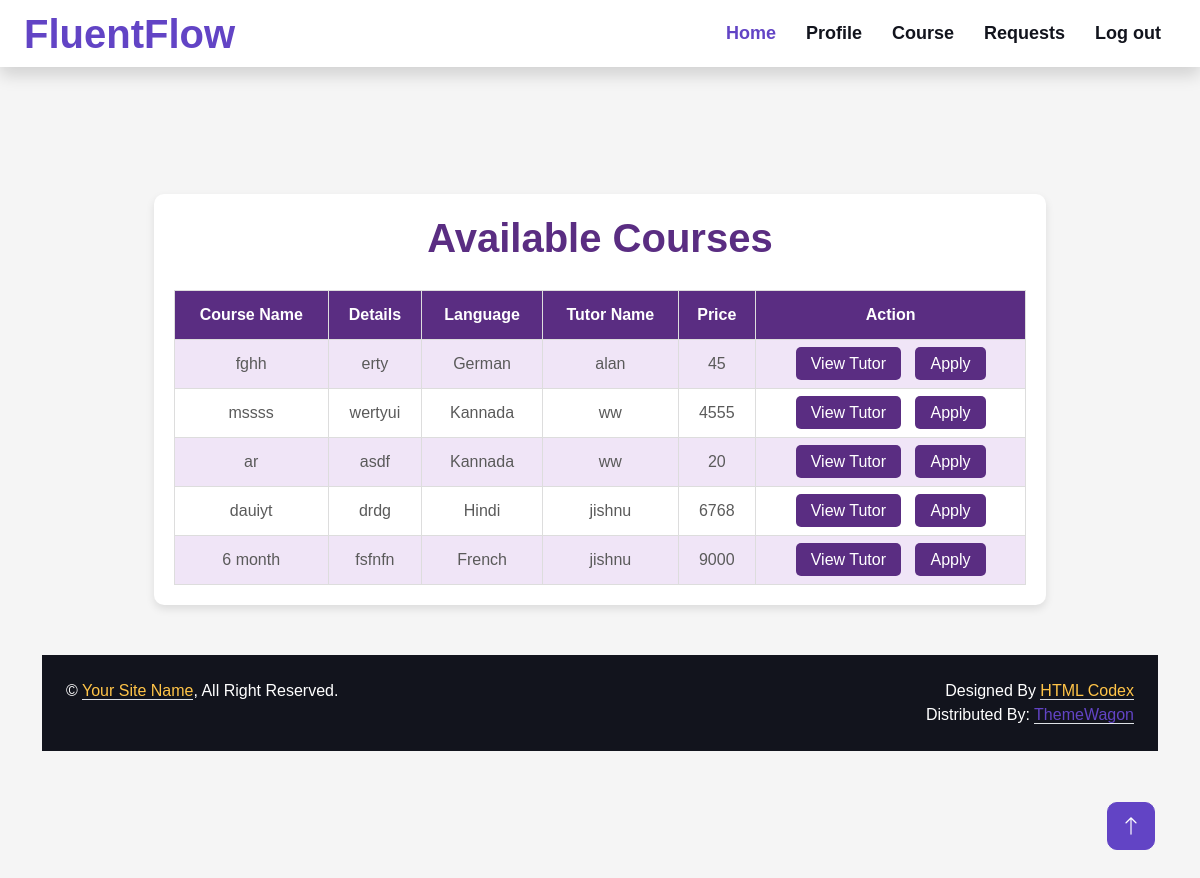
The page /Project/User/Viewcourse.php (signed in) on the database its author committed.
### tables this page shows
CREATE TABLE `tbl_course` (
  `course_id` int(11) NOT NULL,
  `course_name` varchar(60) NOT NULL,
  `course_details` varchar(60) NOT NULL,
  `course_price` varchar(60) NOT NULL,
  `language_id` int(11) NOT NULL,
  `tutor_id` int(11) NOT NULL
);

CREATE TABLE `tbl_language` (
  `language_id` int(11) NOT NULL,
  `language_name` varchar(60) NOT NULL
);

CREATE TABLE `tbl_tutor` (
  `tutor_id` int(11) NOT NULL,
  `tutor_name` varchar(60) NOT NULL,
  `tutor_email` varchar(60) NOT NULL,
  `tutor_password` varchar(60) NOT NULL,
  `tutor_photo` varchar(100) NOT NULL,
  `tutor_proof` varchar(60) NOT NULL,
  `tutor_address` varchar(60) NOT NULL,
  `tutor_contact` varchar(60) NOT NULL,
  `tutor_doj` date NOT NULL,
  `tutor_dob` date NOT NULL,
  `place_id` int(11) NOT NULL,
  `tutor_status` int(11) NOT NULL
);

### Project/User/Viewcourse.php (the view, shortened to what this page needs)
<?php
include('../Assests/connection/connection.php');
include('Header.php');
	 ?>
<!DOCTYPE html PUBLIC "-//W3C//DTD XHTML 1.0 Transitional//EN" "http://www.w3.org/TR/xhtml1/DTD/xhtml1-transitional.dtd">
<html xmlns="http://www.w3.org/1999/xhtml">
<head>
</head>
<body>
<div class="course-container">
    <div class="course-header">
        <h1>Available Courses</h1>
    </div>
    <table>
        <tr>
            <th>Course Name</th>
            <th>Details</th>
            <th>Language</th>
            <th>Tutor Name</th>
            <th>Price</th>
            <th>Action</th>
        </tr>
        <?php
            $selqry= "select * from tbl_course p inner join tbl_language d on p.language_id=d.language_id inner join tbl_tutor o on p.tutor_id =o.tutor_id";
            $course=$con->query($selqry);
            while($data=$course->fetch_assoc())
            {
        ?>
        <tr>
            <td><?php echo $data['course_name']; ?></td>
            <td><?php echo $data['course_details']; ?></td>
            <td><?php echo $data['language_name']; ?></td>
            <td><?php echo $data['tutor_name']; ?></td>
            <td><?php echo $data['course_price']; ?></td>
            <td class="course-actions">
                <a href="ViewTutor.php?tid=<?php echo $data['tutor_id']; ?>">View Tutor</a>
                <a href="Viewcourse.php?cid=<?php echo $data['course_id']; ?>">Apply</a>
            </td>
        </tr>
        <?php
            }
        ?>
    </table>
</div>
</body>
</html>
<?php
include('Footer.php');
?>

### Project/Assests/Templates/Main/css/style.css (style rules this page uses)
:root { --primary: #6244C5; --secondary: #FFC448; --light: #FAFAFB; --dark: #12141D; }

### Project/User/Viewcourse.php (style rules this page uses)
body { font-family: Arial, sans-serif; background-color: #f5f5f5; margin: 0; padding: 0; }
.course-container { width: 80%; margin: 50px auto; background-color: #fff; border-radius: 10px; box-shadow: 0 4px 8px rgba(0, 0, 0, 0.1); padding: 20px; }
.course-header { text-align: center; padding-bottom: 20px; }
.course-header h1 { color: #5a2d82; }
table { width: 100%; border-collapse: collapse; }
th, td { padding: 12px; text-align: center; border: 1px solid #ddd; }
th { background-color: #5a2d82; color: white; }
tr:nth-child(even) { background-color: #f0e5f7; }
tr:nth-child(odd) { background-color: #ffffff; }
.course-actions a { text-decoration: none; margin: 0 5px; padding: 8px 15px; background-color: #5a2d82; color: #fff; border-radius: 5px; transition: background-color 0.3s ease; }

### rows shown on the page
tbl_course: course_name "fghh", course_details "erty", language.language_name "German", tutor.tutor_name "alan", course_price "45"
tbl_course: course_name "mssss", course_details "wertyui", language.language_name "Kannada", tutor.tutor_name "ww", course_price "4555"
tbl_course: course_name "ar", course_details "asdf", language.language_name "Kannada", tutor.tutor_name "ww", course_price "20"
tbl_course: course_name "dauiyt", course_details "drdg", language.language_name "Hindi", tutor.tutor_name "jishnu", course_price "6768"
tbl_course: course_name "6 month", course_details "fsfnfn", language.language_name "French", tutor.tutor_name "jishnu", course_price "9000"
